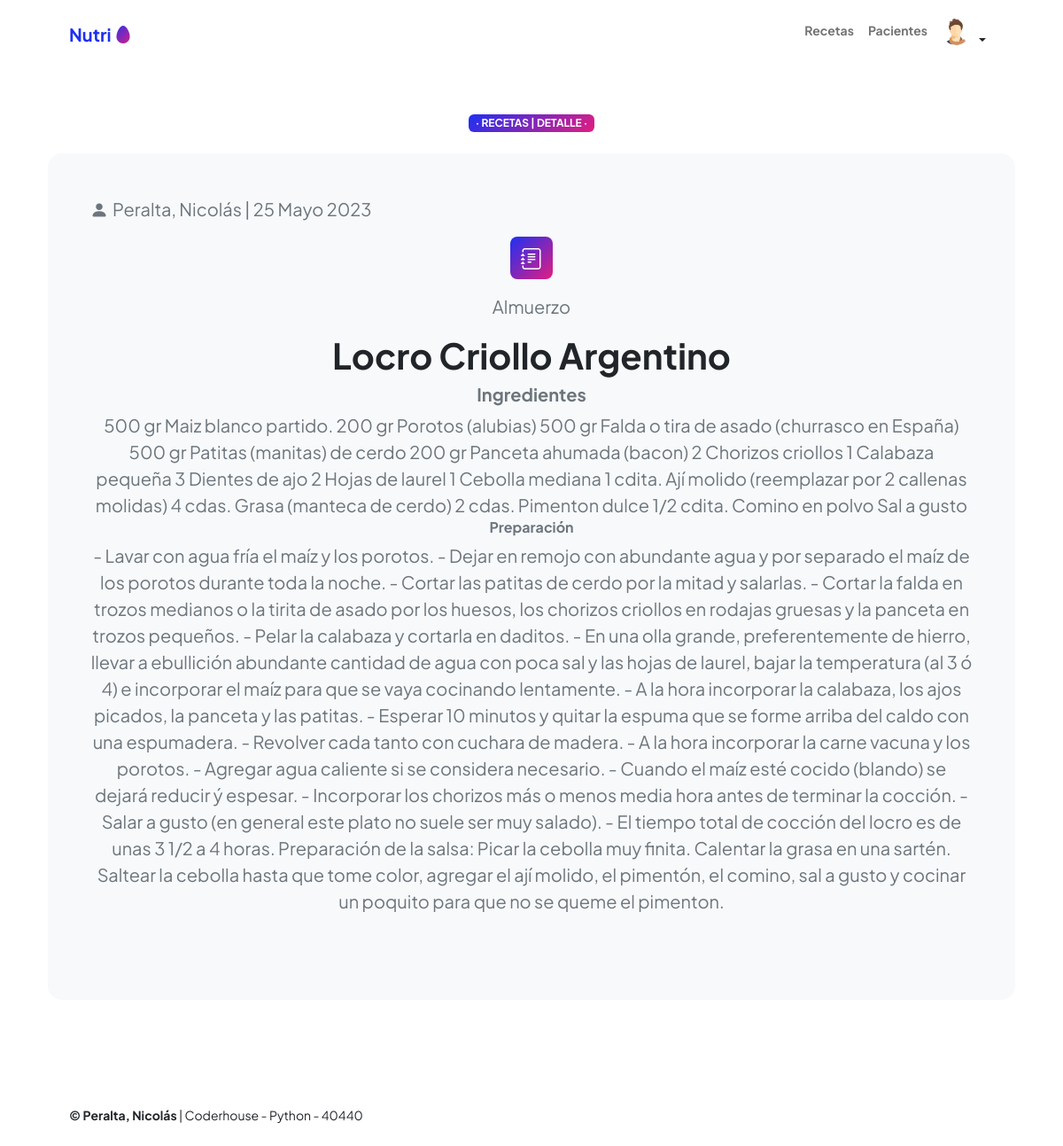
The app's page /recetas-detalle/3/ (signed in) with its own data.
### pacientes/models.py (models this page shows, shortened)
class Avatar(models.Model):
   user = models.OneToOneField(User, on_delete=models.CASCADE, null=True)
   imagen = models.ImageField(upload_to='avatares', null=True, blank=True)

### recetas/models.py (models this page shows, shortened)
class recetas(models.Model):
    autor = models.ForeignKey(User, on_delete=models.SET_NULL, null=True)
    fecha = models.DateField(null=True)
    titulo = models.CharField(max_length=50)
    categoria = models.CharField(max_length=50, null=True)
    ingredientes = models.TextField()
    detalle = models.TextField()

### recetas/views.py (the view)
# urls.py: path('recetas-detalle/<int:pk>/', views.vista_recetas_detalle, name="recetas_detalle"),
def vista_recetas_detalle(request, pk):
    receta = get_object_or_404(recetas, id=pk)
    contexto = {
        "receta": receta,
    }
    return render(request, 'recetas/recetas_detalle.html', context=contexto)

### recetas/templates/recetas/recetas_detalle.html (shortened to what this page needs)
{% extends 'agenda/base.html' %}
  {% block contenido%}
      <div class="text-center text-xxl-start">
          <div class="badge bg-gradient-primary-to-secondary text-white mb-4"><div class="text-uppercase"> &middot; Recetas | Detalle &middot;</div></div>
      </div>
<div class="bg-light rounded-4 py-5 px-4 px-md-5">
  <div class="text">
    <p class="lead fw-normal text-muted"><i class="bi bi-person-fill" style="margin-right: 5px;"></i>{{ receta.autor.last_name}}, {{ receta.autor.first_name}} |  {{ receta.fecha}}</p>
  </div>
  <div class="text-center mb-5">
    <div class="feature bg-primary bg-gradient-primary-to-secondary text-white rounded-3 mb-3"><i class="bi bi-journal-text"></i></div>
  <div class="text">
    <p class="lead fw-normal text-muted">{{ receta.categoria}}</p>
  </div>
        <h1 class="fw-bolder">{{receta.titulo}}</h1>
        <h5 class="fw-bolder text-muted">Ingredientes</h5>
        <p class="lead fw-normal text-muted mb-0">{{ receta.ingredientes }}</p>
        <h6 class="fw-bolder text-muted">Preparación</h6>
        <p class="lead fw-normal text-muted mb-0">{{ receta.detalle }}</p>
    </div>
  </div>
</div>
  {% endblock contenido%}

### agenda/templates/agenda/base.html (shortened to what this page needs)
{% load static %}
<!DOCTYPE html>
<html lang="en">
  <head>
    <link
      href="https://cdn.jsdelivr.net/npm/bootstrap-icons@1.8.1/font/bootstrap-icons.css"
      rel="stylesheet"
    />
    <link href="{% static 'css/styles.css' %}" rel="stylesheet" />
  </head>
  <body class="d-flex flex-column h-100">
    <main class="flex-shrink-0">
      <nav class="navbar navbar-expand-lg navbar-light bg-white py-3">
        <div class="container px-5">
          <a class="navbar-brand" href="{% url 'index' %}"
            ><span class="fw-bolder text-primary"
              >Nutri <i class="bi bi-egg-fill text-gradient"> </i></span
          ></a>
          <div class="collapse navbar-collapse" id="navbarSupportedContent">
            <ul class="navbar-nav ms-auto mb-2 mb-lg-0 small fw-bolder">
              <li class="nav-item">
                <a class="nav-link" href="{% url 'recetas' %}">Recetas</a>
              </li>
              <li class="nav-item">
                <a class="nav-link" href="{% url 'pacientes' %}">Pacientes</a>
              </li>
              {% if user.is_authenticated %}
              <div class="dropdown "  >
                <button
                  class="btn btn-ligth btn-sm dropdown-toggle "
                  type="button"
                  data-bs-toggle="dropdown"
                  aria-haspopup="true"
                  aria-expanded="false"
                >
                    <div style="display: inline-flex;">
                      {% if user.avatar.imagen.url %}
                            <img src="{{ user.avatar.imagen.url }}" style="width: 30px; height: 30px; border-radius: 50%; margin-right: 5px;">
                      {% else %}
                            <img src="{%static 'img/avatar_default.png'%}" style="width: 30px; height: 30px; border-radius: 50%; margin-right: 5px;">
                      {% endif %}
                    </div>
                </button>
                  {% endif %}
              </div>
            </ul>
          </div>
        </div>
      </nav>
      <header class="py-5">
        <div class="container px-5 pb-5">
          <div class="row gx-5 align-items-center">
            {% block contenido%} {% endblock contenido%}
          </div>
      </header>
    </main>
    <footer class="bg-white py-4 mt-auto">
      <div class="container px-5">
        <div
          class="row align-items-center justify-content-between flex-column flex-sm-row"
        >
          <div class="col-auto">
            <div class="small m-0">
              <b> &copy; Peralta, Nicolás</b> | Coderhouse - Python - 40440
            </div>
          </div>
        </div>
      </div>
    </footer>
  </body>
</html>

### records on screen
recetas: autor.last_name "Peralta", autor.first_name "Nicolás", fecha "25 Mayo 2023", categoria "Almuerzo", titulo "Locro Criollo Argentino", ingredientes "500 gr Maiz blanco partido. 200 gr Porotos (alubias) 500 gr Falda o tira de asado (churrasco en España) 500 gr Patitas (manitas) de cerdo 200 gr Panceta ahumada (bacon) 2 Chorizos criollos 1 Calabaza pequeña 3 Dientes de ajo 2 Hojas de laurel 1 Cebolla mediana 1 cdita. Ají molido (reemplazar por 2 callenas molidas) 4 cdas. Grasa (manteca de cerdo) 2 cdas. Pimenton dulce 1/2 cdita. Comino en polvo Sal a gusto", detalle "- Lavar con agua fría el maíz y los porotos. - Dejar en remojo con abundante agua y por separado el maíz de los porotos durante toda la noche. - Cortar las patitas de cerdo por la mitad y salarlas. - Cortar la falda en trozos medianos o la tirita de asado por los huesos, los chorizos criollos en rodajas gruesas y la panceta en trozos pequeños. - Pelar la calabaza y cortarla en daditos. - En una olla grande, preferentemente de hierro, llevar a ebullición abundante cantidad de agua con poca sal y las hojas de laurel, bajar la temperatura (al 3 ó 4) e incorporar el maíz para que se vaya cocinando lentamente. - A la hora incorporar la calabaza, los ajos picados, la panceta y las patitas. -…"
